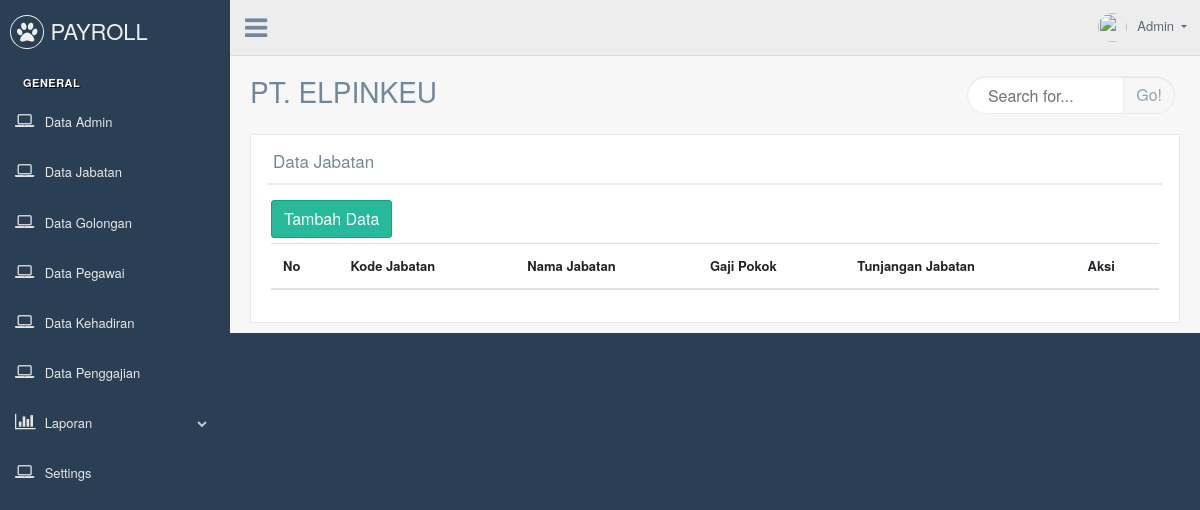
Page /data_jabatan.php on the earlier database version.
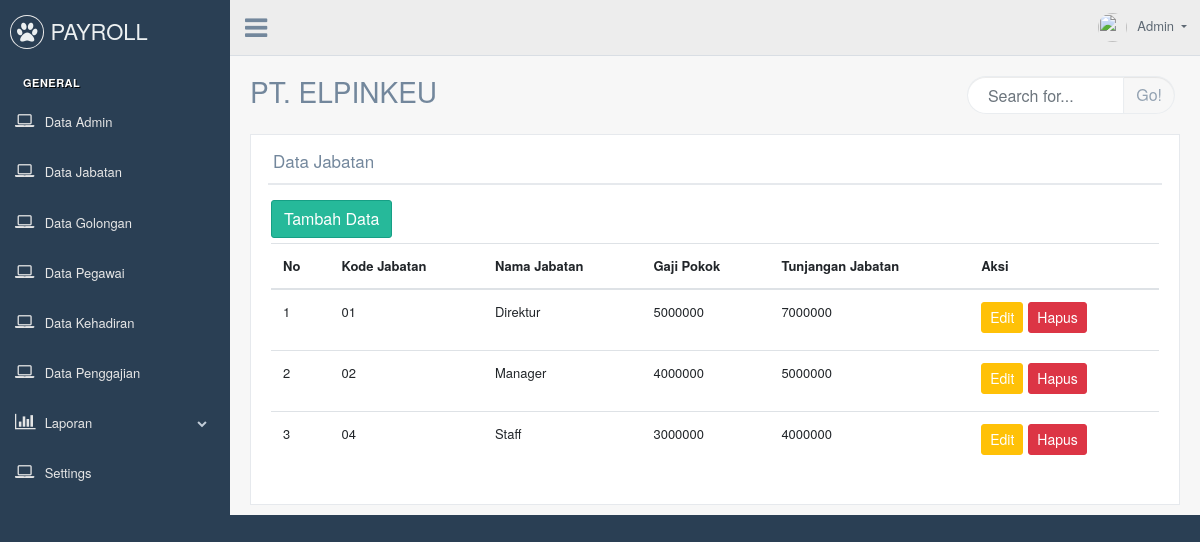
Same page on the later database version.
### tables this page shows
CREATE TABLE `jabatan` (
  `kode_jabatan` varchar(3) NOT NULL,
  `nama_jabatan` varchar(40) NOT NULL,
  `gaji_pokok` int(10) NOT NULL,
  `tunjangan_jabatan` int(10) NOT NULL
);

### data_jabatan.php (the view, shortened to what this page needs)
<?php include "header.php"; ?>
<?php
$view = isset($_GET['view']) ? $_GET['view'] : null;
switch($view){
    default:
?>
<div class="right_col" role="main">
          <div class="">
            <div class="page-title">
              <div class="title_left">
                <h3>PT. ELPINKEU</h3>
              </div>
              <div class="title_right">
                <div class="col-md-5 col-sm-5  form-group pull-right top_search">
                  <div class="input-group">
                    <input type="text" class="form-control" placeholder="Search for...">
                    <span class="input-group-btn">
                      <button class="btn btn-default" type="button">Go!</button>
                    </span>
                  </div>
                </div>
              </div>
            </div>
            <div class="clearfix"></div>
            <div class="row">
              <div class="col-md-12 col-sm-12 ">
                <div class="x_panel">
                  <div class="x_title">
                    <h2>Data Jabatan</h2>
                    <div class="clearfix"></div>
                  </div>
                  <div class="x_content">
                    <a href="data_jabatan.php?view=tambah" class="btn btn-success">Tambah Data</a>
                    <table class="table">
                      <thead>
                        <tr>
                            <th>No</th>
                            <th>Kode Jabatan</th>
                            <th>Nama Jabatan</th>
                            <th>Gaji Pokok</th>
                            <th>Tunjangan Jabatan</th>
                            <th>Aksi</th>
                        </tr>
                      </thead>
                      <tbody>
                      <?php
                    include "connect.php";
                    $sql = mysqli_query($connect, "SELECT * FROM jabatan ORDER BY kode_jabatan ASC");
                    $no=1;
                    while($d=mysqli_fetch_array($sql)){
                        echo"<tr>";
                        echo"<td>". $no ."</td>";
                        echo"<td>". $d['kode_jabatan'] ."</td>";
                        echo"<td>". $d['nama_jabatan'] ."</td>";
                        echo"<td>". $d['gaji_pokok'] ."</td>";
                        echo"<td>". $d['tunjangan_jabatan'] ."</td>";
                        echo"<td>";
                        echo
                        "<a class='btn btn-warning btn-sm' href='data_jabatan.php?view=edit&id=$d[kode_jabatan]'>Edit</a>";
                        echo
                        "<a class='btn btn-danger btn-sm' href='aksi_jabatan.php?act=del&id=$d[kode_jabatan]'>Hapus</a>";
                        echo"</td>";
                        echo"</tr>";
                        $no++;
                    }
                    ?>
                      </tbody>
                    </table>
</div>
<?php
    break;
?>
<?php
}
?>
</div>
<?php include "footer.php"; ?>

Differences in the rows shown:
added jabatan: kode_jabatan "01", nama_jabatan "Direktur", gaji_pokok "5000000", tunjangan_jabatan "7000000"
added jabatan: kode_jabatan "02", nama_jabatan "Manager", gaji_pokok "4000000", tunjangan_jabatan "5000000"
added jabatan: kode_jabatan "04", nama_jabatan "Staff", gaji_pokok "3000000", tunjangan_jabatan "4000000"
